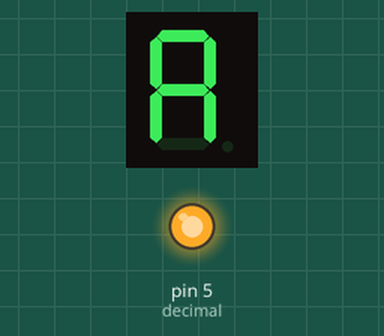
The sketch below on a simulated Arduino Uno, built with avr-gcc and run on an emulated ATmega328P. Shown: 1-digit seven-segment display, output pins drawn as LEDs (lit = HIGH). Wiring (inferred from the names in the program): 1-digit 7-segment display, segments lit when HIGH: segments pin 7, pin 6, pin 4, pin 2, pin 1, pin 9, pin 10. The segment pins are drawn as the display they are named for; pins used as bus, display or sensor lines are not drawn.

Above: at 1.1 s.
At 10.1 s:
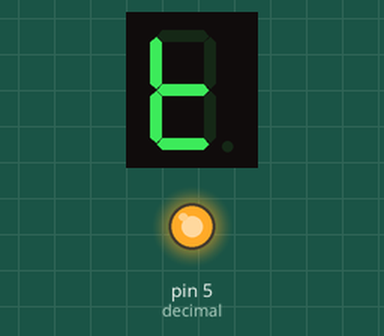
At 19.1 s:
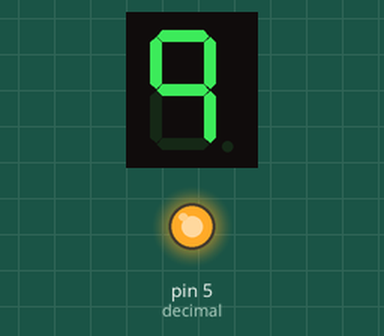
At 38.1 s:
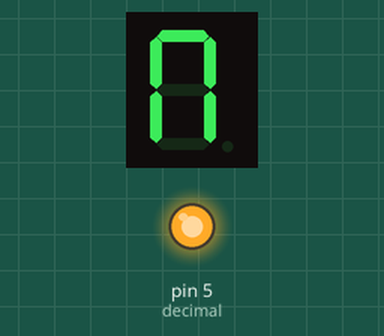
Timing chart, 0 to 39.6 s (numbered marks = the images above):
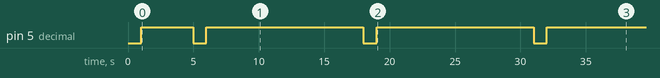

The sketch:

Fullname.ino
```cpp
int a = 7;
int b = 6;
int c = 4;
int d = 2;
int e = 1;
int f = 9;
int g =10;
int decimal = 5;

void setup() {

 pinMode (a, OUTPUT);
 pinMode (b, OUTPUT);
 pinMode (c, OUTPUT);
 pinMode (d, OUTPUT);
 pinMode (e, OUTPUT);
 pinMode (f, OUTPUT);
 pinMode (g, OUTPUT);
 pinMode (decimal, OUTPUT);

}

void loop()
{
 delay(1000);

 digitalWrite(a,HIGH);
 digitalWrite(b,HIGH);
 digitalWrite(c,HIGH);
 digitalWrite(d,LOW);
 digitalWrite(e,HIGH);
 digitalWrite(f,HIGH);
 digitalWrite(g,HIGH);
 digitalWrite(decimal,HIGH  );

delay(1000);

 digitalWrite(a,HIGH);
 digitalWrite(b,HIGH);
 digitalWrite(c,HIGH);
 digitalWrite(d,LOW);
 digitalWrite(e,HIGH);
 digitalWrite(f,HIGH);
 digitalWrite(g,LOW);
 digitalWrite(decimal,HIGH  );

delay(1000);

 digitalWrite(a,LOW);
 digitalWrite(b,HIGH);
 digitalWrite(c,HIGH);
 digitalWrite(d,HIGH);
 digitalWrite(e,HIGH);
 digitalWrite(f,LOW);
 digitalWrite(g,HIGH);
 digitalWrite(decimal,HIGH  );

delay(1000);

 digitalWrite(a,LOW);
 digitalWrite(b,HIGH);
 digitalWrite(c,HIGH);
 digitalWrite(d,LOW);
 digitalWrite(e,LOW);
 digitalWrite(f,HIGH);
 digitalWrite(g,HIGH);
 digitalWrite(decimal,HIGH  );

 delay(1000);

 digitalWrite(a,LOW);
 digitalWrite(b,LOW);
 digitalWrite(c,LOW);
 digitalWrite(d,LOW);
 digitalWrite(e,LOW);
 digitalWrite(f,LOW);
 digitalWrite(g,LOW);
 digitalWrite(decimal,LOW  );

 delay(1000);

 digitalWrite(a,HIGH);
 digitalWrite(b,HIGH);
 digitalWrite(c,HIGH);
 digitalWrite(d,LOW);
 digitalWrite(e,LOW);
 digitalWrite(f,HIGH);
 digitalWrite(g,HIGH);
 digitalWrite(decimal,HIGH  );

 delay(1000);

 digitalWrite(a,LOW);
 digitalWrite(b,HIGH);
 digitalWrite(c,HIGH);
 digitalWrite(d,HIGH);
 digitalWrite(e,HIGH);
 digitalWrite(f,HIGH);
 digitalWrite(g,LOW);
 digitalWrite(decimal,HIGH  );

 delay(1000);

 digitalWrite(a,HIGH);
 digitalWrite(b,LOW);
 digitalWrite(c,HIGH);
 digitalWrite(d,LOW);
 digitalWrite(e,LOW);
 digitalWrite(f,LOW);
 digitalWrite(g,LOW);
 digitalWrite(decimal,HIGH  );

 delay(1000);

 digitalWrite(a,HIGH);
 digitalWrite(b,HIGH);
 digitalWrite(c,HIGH);
 digitalWrite(d,LOW);
 digitalWrite(e,HIGH);
 digitalWrite(f,HIGH);
 digitalWrite(g,LOW);
 digitalWrite(decimal,HIGH  );

 delay(1000);

 digitalWrite(a,LOW);
 digitalWrite(b,LOW);
 digitalWrite(c,LOW);
 digitalWrite(d,HIGH);
 digitalWrite(e,HIGH);
 digitalWrite(f,HIGH);
 digitalWrite(g,HIGH);
 digitalWrite(decimal,HIGH  );

 delay(1000);

 digitalWrite(a,HIGH);
 digitalWrite(b,HIGH);
 digitalWrite(c,HIGH);
 digitalWrite(d,LOW);
 digitalWrite(e,HIGH);
 digitalWrite(f,HIGH);
 digitalWrite(g,HIGH);
 digitalWrite(decimal,HIGH  );

 delay(1000);

 digitalWrite(a,HIGH);
 digitalWrite(b,HIGH);
 digitalWrite(c,HIGH);
 digitalWrite(d,LOW);
 digitalWrite(e,HIGH);
 digitalWrite(f,HIGH);
 digitalWrite(g,LOW);
 digitalWrite(decimal,HIGH  );

 delay(1000);

 digitalWrite(a,HIGH);
 digitalWrite(b,HIGH);
 digitalWrite(c,HIGH);
 digitalWrite(d,LOW);
 digitalWrite(e,HIGH);
 digitalWrite(f,HIGH);
 digitalWrite(g,HIGH);
 digitalWrite(decimal,HIGH  );


 }
```

Measured:
- by itself, pin 5 (decimal): repeats every 13.0 s: LOW 1.0 s, HIGH 12.0 s
- what the display in image 0 shows lasts 1.0 s, from 1.0 s to 2.0 s
